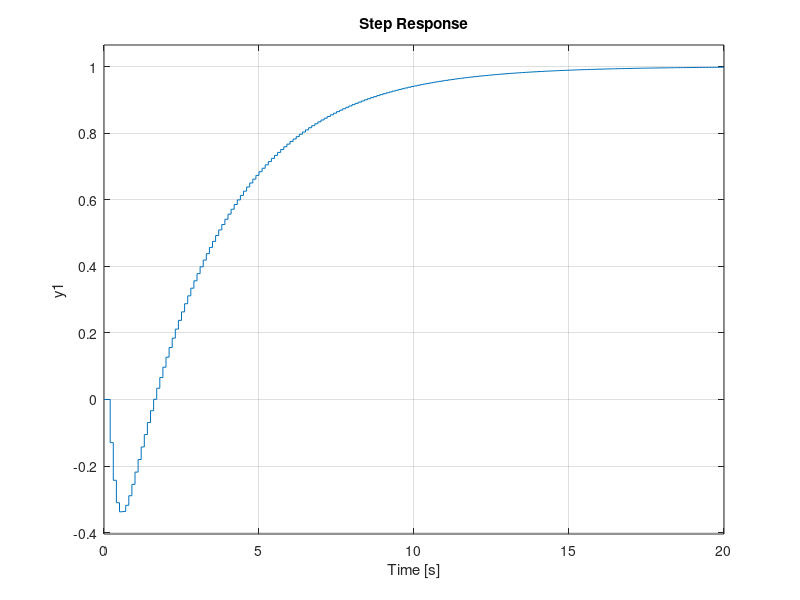

Write the MATLAB code that produced this figure. (Note: this script raises an error after producing the figure.)
%% 2D SISO DT system
clear; clc; close all;

Ts = 0.1;

% A, B controllable
A = [1.2,0.4;
    -0.3,0.9];
B = [1;0.5];
C = [1,1];
D = 0;

n = size(A,1);
m = size(B,2); 
p = size(C,1);

sys = ss(A,B,C,D,Ts);
pole(sys)
zero(sys)
% figure,step(sys,10)

%% LQI design
Q = diag([10,2,20])/10;
R = 0.5;
N = zeros(n+p,m);
[Klqi,S,e] = lqi(sys,Q,R,N);
K = -Klqi;
lqrStruct = struct('Q',Q,'R',R,'N',N,'K',K);

%% Closed-loop system (ideal)
Kx = K(1:n);
Kz = K(n+1:end);

Acl = [A+B*Kx,B*Kz;
    -Ts*C,eye(p)];
Bcl_ref = [zeros(n,m);Ts*eye(m)];
Ccl = [C,zeros(p)];
Dcl = zeros(p);

syscl = ss(Acl,Bcl_ref,Ccl,Dcl,Ts);
figure,step(syscl)

%%
x_tilde_0 = [1,0,0];
tfin = 30;
ref = @(t) 0.2;
% ref = @(t) 0;
% ref = @(t) t>=2;
qStruct = struct(...
    'qU',@(x)qIdeal(x),...
    'qX',@(x)qIdeal(x),...
    'qY',@(x)qIdeal(x)...
    );
eqStruct = struct;  % initial gol, doar sa faca simularea
info = sim_lqi(sys,lqrStruct,x_tilde_0,tfin,ref,qStruct,eqStruct);

%
t = (0:size(info.XK,2)-1)*Ts;

figure
subplot(221)
% plot(t,info.RK,t,info.XK)
plot(t,info.XK)
ylabel('X')
subplot(222)
plot(t,info.RK,t,info.YK)
ylabel('R/Y')
subplot(223)
plot(t,info.UK)
ylabel('U')
subplot(224)
plot(t,info.ZK)
ylabel('Z')
shg

% acum avem echilibru care se poate folosi mai incolo
xi_eq = [info.XK(:,end);info.ZK(:,end)];
u_eq = info.UK(:,end);
y_eq = info.YK(:,end);
%
eqStruct = struct('xi_eq',xi_eq,...
    'u_eq',u_eq,'y_eq',y_eq);

info.J

%% Monte Carlo dataset creation for Kmeans clustering
Nexp = 200;

% domeniul de variatie al conditiilor initiale
x0min = [-2,-2];
x0max = [2,2];

Xdataset = [];

for k = 1:Nexp
    x10 = x0min(1)+(x0max(1)-x0min(1))*rand(1);
    x20 = x0min(2)+(x0max(2)-x0min(2))*rand(1);
    x_tilde_0 = [x10;x20;0];
    info = sim_lqi(sys,lqrStruct,x_tilde_0,tfin,ref,qStruct,eqStruct);
    Xdataset = [Xdataset; info.XK'];
    info.J
end

%% Precision and Kmeans optimization
range_x1 = [min(Xdataset(:,1)),max(Xdataset(:,1))];
range_x2 = [min(Xdataset(:,2)),max(Xdataset(:,2))];

n_bits = 7;
num_clusters_K1 = 2^n_bits;
num_clusters_K2 = 2^n_bits;

qUnif_x1 = diff(range_x1)/2^n_bits;  % profit de intregul domeniu parcurs
qUnif_x2 = diff(range_x2)/2^n_bits;

opts = statset('MaxIter', 500, 'Display', 'final');
[~, C1] = kmeans(Xdataset(:,1), num_clusters_K1, 'Replicates', 7, 'Options', opts);
[~, C2] = kmeans(Xdataset(:,2), num_clusters_K2, 'Replicates', 7, 'Options', opts);
C1 = sort(C1); C2 = sort(C2);

%% learned kmeans grid
figure(Name="Kmeans grid")
subplot(211)
stem(C1,ones(size(C1))),
ylabel('x1 grid')
subplot(212)
stem(C2,ones(size(C2)))
ylabel('x2 grid')

%% uniform quantizer grid
figure(Name="Uniform grid")
subplot(211)
stem([range_x1(1):qUnif_x1:range_x1(2)],ones(size([range_x1(1):qUnif_x1:range_x1(2)]))),
ylabel('x1 grid')
subplot(212)
stem([range_x2(1):qUnif_x2:range_x2(2)],ones(size([range_x2(1):qUnif_x2:range_x2(2)]))),
ylabel('x2 grid')

%%
% testat mai riguros pe mai multe stari initiale, nu doar schimbat manual
x_tilde_0 = [0;0.75;0]; % trei stari initiale, (x1,x2,z1=0), z0=0 la integratoare, de obicei

qStructKmeans = struct(...
    'qU',@(x)qIdeal(x),...
    'qX',@(x)qCentroid2D(x,C1,C2),...
    'qY',@(x)qIdeal(x)...
    );
qStructIdeal = struct(...
    'qU',@(x)qIdeal(x),...
    'qX',@(x)qIdeal(x),...
    'qY',@(x)qIdeal(x)...
    );
qStructUniform = struct(...
    'qU',@(x)qIdeal(x),...
    'qX',@(x)qUniform2D(x,qUnif_x1,qUnif_x2),...
    'qY',@(x)qIdeal(x)...
    );
info_kmeans = sim_lqi(sys,lqrStruct,x_tilde_0,tfin,ref,qStructKmeans,eqStruct);
info_ideal = sim_lqi(sys,lqrStruct,x_tilde_0,tfin,ref,qStructIdeal,eqStruct);
info_uniform = sim_lqi(sys,lqrStruct,x_tilde_0,tfin,ref,qStructUniform,eqStruct);

%
t = (0:size(info_ideal.XK,2)-1)*Ts;
figure
subplot(221)
plot(t,info_ideal.XK,t,info_kmeans.XK,t,info_uniform.XK)
% plot(t,info_ideal.XK(1,:),t,info_kmeans.XK(1,:),t,info_uniform.XK(1,:))
legend('ideal','kmeans','uniform')
ylabel('X')
subplot(222)
plot(t,info_ideal.YK,t,info_kmeans.YK,t,info_uniform.YK)
legend('ideal','kmeans','uniform')
yline(ref(0)) % linie suplimentara la referinta, dupa colorare
ylabel('R/Y')
subplot(223)
plot(t,info_ideal.UK,t,info_kmeans.UK,t,info_uniform.UK)
legend('ideal','kmeans','uniform')
ylabel('U')
subplot(224)
plot(t,info_ideal.ZK,t,info_kmeans.ZK,t,info_uniform.ZK)
legend('ideal','kmeans','uniform')
ylabel('Z')
shg

J_experiments = [
    info_ideal.J;
    info_kmeans.J;
    info_uniform.J
]

% ideal ce am vrea: J_ideal < J_kmeans < J_altceva
% ar trebui ca nimic sa nu depaseasca J_ideal; daca se intampla, inseamna
% ca ceva nu e corect construit ca principiu (problema de referinta).